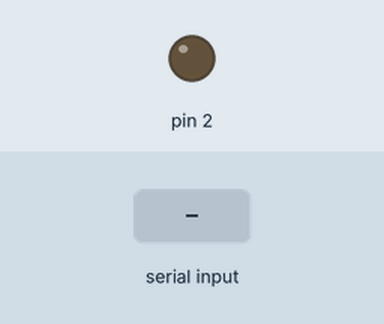
This sketch was run on a simulated Arduino Uno, built with avr-gcc and run on an emulated ATmega328P. Parts: output pins drawn as LEDs (lit = HIGH). The inputs (shaded band) are chosen by the test bench. What the sketch prints to the serial monitor is not drawn.

Above: at 1.2 s.
1.3 s: "90,45\n" received over Serial
Timing chart, 0 to 4.3 s (numbered marks = the images above; inputs shaded):
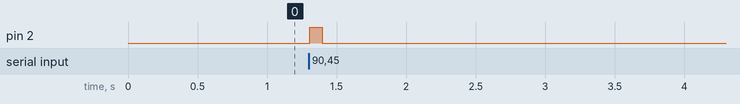

The sketch:

punchy.ino
```cpp
char buf[10];
char buf_index = 0;

void setup()
{
    Serial.begin(9600);
    pinMode(2, OUTPUT);
    digitalWrite(2, LOW);

    buf[0] = 0;
}

void loop()
{
    char ch;
    int  d;

    if (Serial.available() > 0)
    {
        ch = Serial.read();
        if (ch == 10)
        {
            d = atoi(buf);
            if (d <= 0)
                Serial.println("bad input. ignored.");
            else
            {
                digitalWrite(2, HIGH);
                delay(d);
                digitalWrite(2, LOW);
                Serial.print(d);
                Serial.println("ms");
            }
            buf[0] = 0;
            buf_index = 0;
        }
        else
        {
            buf[buf_index] = ch;
            buf_index++;
            buf[buf_index] = 0;
        }
    }
}
```

Measured:
- after the input at 1.3 s, pin 2: LOW → HIGH at once, → LOW 0.09 s later
